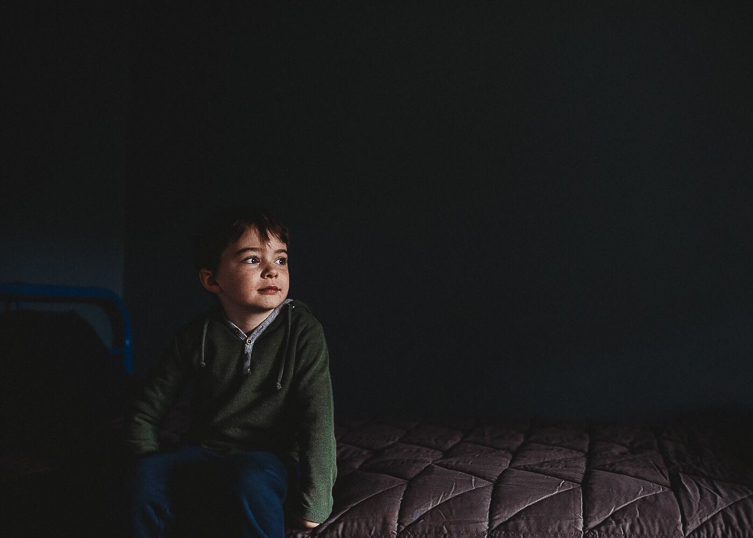
#> input picture my_test.jpg, 753 x 538 px, found by its file name
$ python demo_predictive.py
#> lines starting #> are read from the running program, lines starting #| are printed output that depends on the picture
### src/apply_edits.py
import numpy as np
from PIL import Image
from .edits import BRIGHTNESS, CONTRAST, SATURATION, TEMPERATURE, FILTER

def load_image(path):
#> called with path = 'my_test.jpg'
    img = Image.open(path).convert("RGB")
#> img is the input picture: PIL image 753x538 RGB; mean R, G, B 27.2, 27.5, 28
    return np.array(img).astype(np.float32) / 255.0

def save_image(arr, path):
    arr = np.clip(arr * 255.0, 0, 255).astype(np.uint8)
    Image.fromarray(arr).save(path)

def apply_brightness(img, value):
    return np.clip(img + value, 0.0, 1.0)

def apply_contrast(img, value):
    factor = 1.0 + value
    return np.clip((img - 0.5) * factor + 0.5, 0.0, 1.0)

# [17 lines left out: functions apply_saturation, apply_temperature, apply_filter, not called in this run]

def apply_edits_sequence(img, edits):
    out = img.copy()
    for e in edits:
        if e.type == BRIGHTNESS:
            out = apply_brightness(out, e.params["value"])
        elif e.type == CONTRAST:
            out = apply_contrast(out, e.params["value"])
        elif e.type == SATURATION:
            out = apply_saturation(out, e.params["value"])
        elif e.type == TEMPERATURE:
            out = apply_temperature(out, e.params["value"])
        elif e.type == FILTER:
            out = apply_filter(out, e.params["id"], e.params.get("strength", 1.0))
#> this loop made 2 passes
#> pass 1, in apply_edits_sequence, `out = apply_brightness(out, e.params["value"])`:
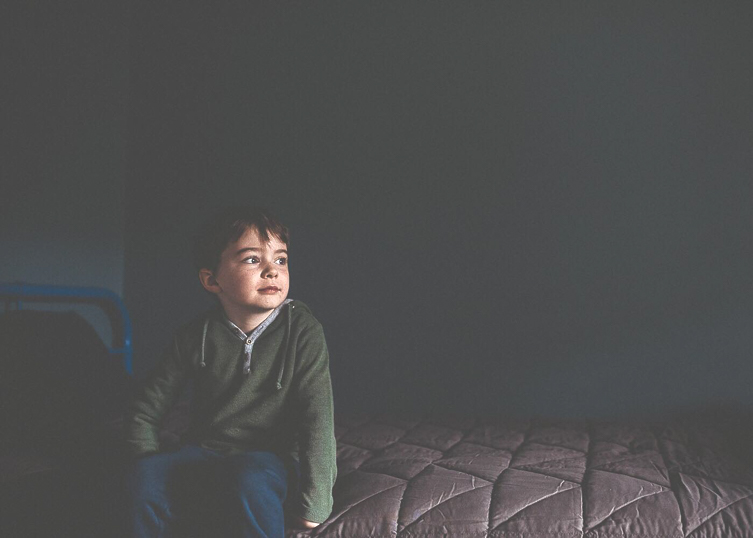
#> out: shape (538, 753, 3) float32; mean of channels 0, 1, 2 0.307, 0.308, 0.31; drawn as R, G, B
    return out

### src/intent.py
import numpy as np
from dataclasses import dataclass
from typing import List, Tuple
from PIL import Image

from .edits import Edit, BRIGHTNESS, CONTRAST
from .history import EditHistory
from .branching import render_slide_image


# --- Tone state ---------------------------------------------------------

from typing import Optional

@dataclass
class ToneState:
    brightness: float
    contrast: float
    lut_id: Optional[str] = None
    lut_strength: float = 0.0


from .edits import Edit, BRIGHTNESS, CONTRAST, FILTER

def compute_tone_state(edits: List[Edit]) -> ToneState:
    state = ToneState(
        brightness=0.0,
        contrast=1.0,
        lut_id=None,
        lut_strength=0.0,
    )

    for e in edits:
        if e.type == BRIGHTNESS:
            state.brightness = e.params["value"]
        elif e.type == CONTRAST:
            state.contrast = e.params["value"]
        elif e.type == FILTER:  # treat FILTER as LUT
            state.lut_id = e.params.get("id")
            state.lut_strength = e.params.get("strength", 1.0)

    return state


# --- Low-res helper -----------------------------------------------------

TARGET_LONG_SIDE = 256  # or 320/512 if you wish


def make_lowres(img: np.ndarray, target_long_side: int = TARGET_LONG_SIDE) -> np.ndarray:
    """
    img: float32 [0,1], shape (H, W, 3)
    returns: float32 [0,1], shape (h_low, w_low, 3)
    """
#> called with target_long_side = 256
    h, w, _ = img.shape
#> h = 538; w = 753
    long_side = max(h, w)
#> long_side = 753
    if long_side <= target_long_side:
        return img.copy()

    scale = target_long_side / long_side
#> scale = 0.34
    new_w = int(round(w * scale))
#> new_w = 256
    new_h = int(round(h * scale))
#> new_h = 183

    img_u8 = (np.clip(img, 0.0, 1.0) * 255).astype("uint8")
    pil_img = Image.fromarray(img_u8, mode="RGB")
    pil_low = pil_img.resize((new_w, new_h), Image.BILINEAR)
    low_arr = np.asarray(pil_low).astype(np.float32) / 255.0
    return low_arr


# --- Intent vector ------------------------------------------------------

def compute_intent_vector(state_S: ToneState, state_F: ToneState) -> np.ndarray:
    d_brightness  = state_F.brightness   - state_S.brightness
    d_contrast    = state_F.contrast     - state_S.contrast
    d_lut_strength = state_F.lut_strength - state_S.lut_strength

    return np.array([d_brightness, d_contrast, d_lut_strength], dtype=np.float32)


# --- High-level prep for AI --------------------------------------------

def prepare_ai_inputs(
    history: EditHistory,
    slide_index: int,
) -> Tuple[np.ndarray, np.ndarray, np.ndarray, list[Edit], ToneState, ToneState]:
    """
    High-level helper:
      - renders branch image at slide_index (full-res)
      - computes tone states at branch (S) and final (F)
      - downsamples to low-res
      - builds intent vector

    Returns:
      branch_image_full
      branch_image_low
      intent_vector
      future_edits
      state_S
      state_F
    """
    # 1) full-res branch image
    branch_image_full = render_slide_image(history, slide_index)

    # 2) split edits
    branch_edits = history.get_edits_up_to_index(slide_index)
    future_edits = history.get_edits_from_index_exclusive(slide_index)

    # 3) tone states
    state_S = compute_tone_state(branch_edits)
    state_F = compute_tone_state(history.edits)

    # 4) low-res proxy
    branch_image_low = make_lowres(branch_image_full)

    # 5) intent vector
    intent_vector = compute_intent_vector(state_S, state_F)

    return branch_image_full, branch_image_low, intent_vector, future_edits, state_S, state_F

### src/predictive_branch.py
import numpy as np
from typing import Dict

from .intent import prepare_ai_inputs
from .ai_client import optimise_tone_colour
from .apply_edits import apply_brightness, apply_contrast
from .branching import render_original_future_branch
from .history import EditHistory
from .edits import Edit, BRIGHTNESS, CONTRAST

# [40 lines left out: functions apply_ai_params_fullres, apply_ai_edit_to_history, not called in this run]


def run_predictive_branch(history, slide_index: int):
    """
    Main pipeline:
       1. Build full-res + low-res + intent
       2. Call AI
       3. Apply AI params to full-res
       4. Return:
          - ai_image_full
          - ai_params
          - future_edits (original user edits after the branch)
    """

    # 1) Prepare inputs
    branch_full, lowres, intent_vec, future_edits, state_S, state_F = prepare_ai_inputs(
        history, slide_index
    )
#> intent_vec = [-0.1, -0.15, 0]; future_edits = 2 items

    # 2) Call AI (stub or real API)
    ai_params = optimise_tone_colour(lowres, intent_vec)

    # 3) Apply AI params to FULL-RES
    ai_image_full = apply_ai_params_fullres(branch_full, ai_params)

    return ai_image_full, ai_params, future_edits

# [22 lines left out: functions run_predictive_branch_with_baseline, reject_ai_suggestion, not called in this run]

### src/ai_client.py
import os
import base64
import json
from typing import Dict, List

import numpy as np
import requests
from PIL import Image
import io

from .apply_edits import apply_brightness, apply_contrast

"""
Modal / server API contract (planned):

POST /optimise

Request JSON:
{
  "image_base64": "<PNG of low-res RGB image>",
  "candidates": [
    { "brightness": float, "contrast": float, "lut_strength": float }
  ],
  "intent_vector": [Δbrightness, Δcontrast, Δlut_strength]
}

Response JSON:
{
  "best_index": int,
  "brightness": float,
  "contrast": float,
  "lut_strength": float
}
"""


def _encode_image_to_base64(img: np.ndarray) -> str:
    """
    img: float32 in [0,1], shape (H, W, 3)
    returns: base64-encoded PNG string
    """
    img_u8 = (np.clip(img, 0.0, 1.0) * 255).astype("uint8")
    pil_img = Image.fromarray(img_u8, mode="RGB")
    buf = io.BytesIO()
    pil_img.save(buf, format="PNG")
    buf.seek(0)
    return base64.b64encode(buf.read()).decode("utf-8")


def _generate_candidates(intent_vector: np.ndarray) -> list[dict]:
    d_b, d_c = float(intent_vector[0]), float(intent_vector[1])
#> d_b = -0.1; d_c = -0.15

    scales = [0.5, 0.75, 1.0, 1.25, 1.5]

    candidates = []
    for s in scales:
        cand_b = d_b * s
        cand_c = d_c * s

        cand_b = max(-0.5, min(0.5, cand_b))
        cand_c = max(-0.5, min(0.5, cand_c))

        candidates.append({
            "brightness": cand_b,
            "contrast":   cand_c,
            "lut_strength": 0.0   # ADD THIS
        })
#> this loop made 5 passes
#> (cand_b, cand_c) on passes 1 to 5: (-0.05, -0.075), (-0.075, -0.113), (-0.1, -0.15), (-0.125, -0.188), (-0.15, -0.225)
#> after the loop, candidates = 5 items

    return candidates


# [21 lines left out: function _score_candidate, not called in this run]


USE_SERVER = True  # set True when using HTTP server / Modal


def optimise_tone_colour(lowres_image: np.ndarray,
                         intent_vector: np.ndarray) -> Dict[str, float]:
    """
    If USE_SERVER = True:
      - send low-res image + candidates + intent_vector to HTTP server (future Modal)
    Else:
      - use local heuristic candidate search (current logic).
    """
    candidates = _generate_candidates(intent_vector)
#> candidates = 5 items

    if USE_SERVER:
        # --- future server path ---
        payload = {
            "image_base64": _encode_image_to_base64(lowres_image),
            "candidates": [
                {
                    "brightness": float(c["brightness"]),
                    "contrast": float(c["contrast"]),
                    "lut_strength": float(c.get("lut_strength", 0.0)),
                }
                for c in candidates
            ],
            "intent_vector": intent_vector.tolist(),
        }

        api_url = os.environ.get("AI_API_URL", "http://localhost:8000/optimise")
        headers = {"Content-Type": "application/json"}

        resp = requests.post(
            api_url, headers=headers, data=json.dumps(payload), timeout=10
        )
        resp.raise_for_status()
        data = resp.json()

        return {
            "brightness": float(data["brightness"]),
            "contrast": float(data["contrast"]),
            # "lut_strength": float(data["lut_strength"]),  # later, when we use LUT
        }

    # --- local heuristic fallback (what you already had) ---
    best_score = -1e9
    best_cand = candidates[0]

    for cand in candidates:
        score = _score_candidate(lowres_image, cand)
        if score > best_score:
            best_score = score
            best_cand = cand

    return {
        "brightness": float(best_cand["brightness"]),
        "contrast": float(best_cand["contrast"]),
    }

### src/history.py
from dataclasses import dataclass, field
from typing import List
from .edits import Edit
MAX_EDITS = 10

@dataclass
class EditHistory:
    base_image_path: str
    edits: List[Edit] = field(default_factory=list)

    def add_edit(self, edit: Edit):
        self.edits.append(edit)
        if len(self.edits) > MAX_EDITS:
            self.edits.pop(0)  # drop oldest

    def get_edits_after_index(self, idx: int):
        return self.edits[idx + 1 :]

    # [12 lines left out: functions to_dict, from_dict, not called in this run]


    def get_edits_up_to_index(self, idx: int) -> list[Edit]:
        """
        Returns edits from 0..idx (inclusive).
        If idx < 0, returns an empty list.
        If idx >= len(edits), returns all edits.
        """
        if idx < 0:
            return []
        return self.edits[: idx + 1]

    def get_edits_from_index_exclusive(self, idx: int) -> list[Edit]:
        """
        Returns edits from idx+1..end.
        If idx is the last index, returns empty list.
        """
        return self.edits[idx + 1 :]

### src/branching.py
import numpy as np

from .history import EditHistory
from .apply_edits import load_image, apply_edits_sequence


def render_slide_image(history: EditHistory, slide_index: int) -> np.ndarray:
    """
    Render the image at a given slide index.
    slide_index = -1 -> base image (no edits)
    slide_index = 0  -> after first edit
    slide_index = 1  -> after second edit, etc.
    """
    base = load_image(history.base_image_path)
    if slide_index < 0:
        return base

    edits_up_to = history.get_edits_up_to_index(slide_index)
    return apply_edits_sequence(base, edits_up_to)


# [23 lines left out: function render_original_future_branch, not called in this run]

### src/demo_predictive.py
from src.edits import Edit, BRIGHTNESS, CONTRAST
from src.history import EditHistory
from src.predictive_branch import run_predictive_branch
from src.branching import render_original_future_branch
from src.apply_edits import save_image


def build_history() -> EditHistory:
    """
    Build a demo history on top of a chosen base image.
    Change 'my_test.jpg' to any filename you want to test.
    """
    hist = EditHistory(base_image_path="my_test.jpg")

    # Simulated user edits:
    hist.add_edit(Edit(BRIGHTNESS, {"value": 0.2}))
    hist.add_edit(Edit(CONTRAST,   {"value": 0.3}))
    hist.add_edit(Edit(BRIGHTNESS, {"value": 0.1}))
    hist.add_edit(Edit(CONTRAST,   {"value": 0.15}))

    return hist


def main():
    history = build_history()

    # User-selected branch: after the 2nd edit (index 1)
    slide_index = 1

    # --- 1) AI-predicted future from that branch ---
    ai_full, ai_params, future_edits = run_predictive_branch(history, slide_index)
    save_image(ai_full, f"ai_from_slide_{slide_index}.jpg")

    print("AI Params:", ai_params)
    print("Future edits:", future_edits)

    # --- 2) User-only future from that same branch (baseline) ---
    user_future_img, _ = render_original_future_branch(history, slide_index)
    save_image(user_future_img, f"user_future_from_{slide_index}.jpg")


if __name__ == "__main__":
    main()
#> (the call stopped at in optimise_tone_colour, `resp = requests.post( api_url, headers=headers, data=json.dumps(payloa..`: requests is not available in this run)
